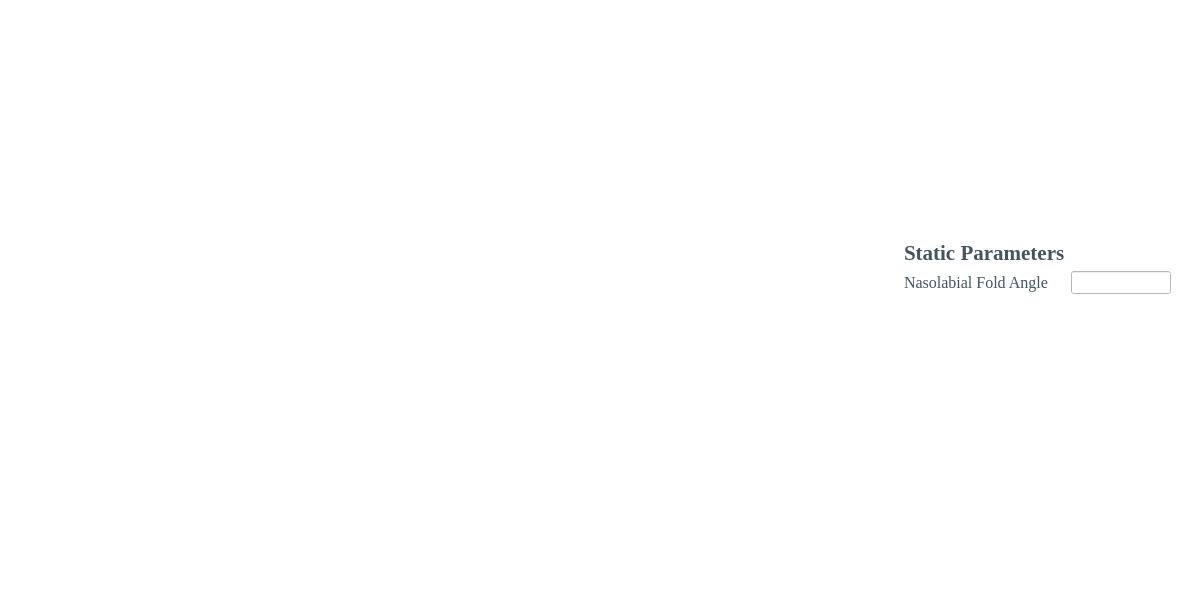
<?xml version="1.0" encoding="UTF-8"?>
<ui version="4.0">
 <class>Auto_eFaceWindow</class>
 <widget class="QMainWindow" name="Auto_eFaceWindow">
  <property name="geometry">
   <rect>
    <x>0</x>
    <y>0</y>
    <width>1200</width>
    <height>600</height>
   </rect>
  </property>
  <property name="sizePolicy">
   <sizepolicy hsizetype="Fixed" vsizetype="Fixed">
    <horstretch>0</horstretch>
    <verstretch>0</verstretch>
   </sizepolicy>
  </property>
  <property name="minimumSize">
   <size>
    <width>1200</width>
    <height>600</height>
   </size>
  </property>
  <property name="maximumSize">
   <size>
    <width>1200</width>
    <height>600</height>
   </size>
  </property>
  <property name="windowTitle">
   <string>Big Smile Auto eFace</string>
  </property>
  <property name="windowIcon">
   <iconset>
    <normaloff>../icons/Home_logo_square.jpg</normaloff>../icons/Home_logo_square.jpg</iconset>
  </property>
  <property name="styleSheet">
   <string notr="true">background-color: rgb(255, 255, 255);</string>
  </property>
  <widget class="QWidget" name="centralwidget">
   <layout class="QGridLayout" name="gridLayout">
    <item row="8" column="1" rowspan="8">
     <widget class="MplWidget" name="plotWidget" native="true">
      <property name="sizePolicy">
       <sizepolicy hsizetype="Preferred" vsizetype="Preferred">
        <horstretch>0</horstretch>
        <verstretch>0</verstretch>
       </sizepolicy>
      </property>
      <property name="minimumSize">
       <size>
        <width>0</width>
        <height>0</height>
       </size>
      </property>
      <property name="maximumSize">
       <size>
        <width>16777215</width>
        <height>16777215</height>
       </size>
      </property>
     </widget>
    </item>
    <item row="9" column="0" rowspan="6">
     <spacer name="verticalSpacer_2">
      <property name="orientation">
       <enum>Qt::Vertical</enum>
      </property>
      <property name="sizeHint" stdset="0">
       <size>
        <width>20</width>
        <height>40</height>
       </size>
      </property>
     </spacer>
    </item>
    <item row="8" column="2">
     <spacer name="verticalSpacer">
      <property name="orientation">
       <enum>Qt::Vertical</enum>
      </property>
      <property name="sizeHint" stdset="0">
       <size>
        <width>20</width>
        <height>40</height>
       </size>
      </property>
     </spacer>
    </item>
    <item row="16" column="1">
     <spacer name="horizontalSpacer_3">
      <property name="orientation">
       <enum>Qt::Horizontal</enum>
      </property>
      <property name="sizeHint" stdset="0">
       <size>
        <width>40</width>
        <height>20</height>
       </size>
      </property>
     </spacer>
    </item>
    <item row="15" column="4">
     <spacer name="verticalSpacer_3">
      <property name="orientation">
       <enum>Qt::Vertical</enum>
      </property>
      <property name="sizeHint" stdset="0">
       <size>
        <width>20</width>
        <height>40</height>
       </size>
      </property>
     </spacer>
    </item>
    <item row="10" column="3">
     <widget class="QLineEdit" name="NLFLineEdit">
      <property name="sizePolicy">
       <sizepolicy hsizetype="Fixed" vsizetype="Fixed">
        <horstretch>0</horstretch>
        <verstretch>0</verstretch>
       </sizepolicy>
      </property>
      <property name="minimumSize">
       <size>
        <width>100</width>
        <height>0</height>
       </size>
      </property>
      <property name="maximumSize">
       <size>
        <width>100</width>
        <height>16777215</height>
       </size>
      </property>
      <property name="font">
       <font>
        <family>Times New Roman</family>
        <pointsize>10</pointsize>
       </font>
      </property>
     </widget>
    </item>
    <item row="10" column="2">
     <widget class="QLabel" name="NLFLabel">
      <property name="sizePolicy">
       <sizepolicy hsizetype="Fixed" vsizetype="Preferred">
        <horstretch>0</horstretch>
        <verstretch>0</verstretch>
       </sizepolicy>
      </property>
      <property name="font">
       <font>
        <family>Times New Roman</family>
        <pointsize>12</pointsize>
       </font>
      </property>
      <property name="styleSheet">
       <string notr="true">color: rgb(68, 85, 95);</string>
      </property>
      <property name="text">
       <string>Nasolabial Fold Angle</string>
      </property>
     </widget>
    </item>
    <item row="9" column="2">
     <widget class="QLabel" name="label">
      <property name="sizePolicy">
       <sizepolicy hsizetype="Fixed" vsizetype="Fixed">
        <horstretch>0</horstretch>
        <verstretch>0</verstretch>
       </sizepolicy>
      </property>
      <property name="font">
       <font>
        <family>Times New Roman</family>
        <pointsize>16</pointsize>
        <weight>75</weight>
        <bold>true</bold>
       </font>
      </property>
      <property name="styleSheet">
       <string notr="true">color: rgb(68, 85, 95);</string>
      </property>
      <property name="text">
       <string>Static Parameters</string>
      </property>
     </widget>
    </item>
   </layout>
  </widget>
  <widget class="QMenuBar" name="menubar">
   <property name="geometry">
    <rect>
     <x>0</x>
     <y>0</y>
     <width>1200</width>
     <height>26</height>
    </rect>
   </property>
  </widget>
  <widget class="QStatusBar" name="statusbar"/>
 </widget>
 <customwidgets>
  <customwidget>
   <class>MplWidget</class>
   <extends>QWidget</extends>
   <header>MplWidget.h</header>
   <container>1</container>
  </customwidget>
 </customwidgets>
 <resources/>
 <connections/>
</ui>
